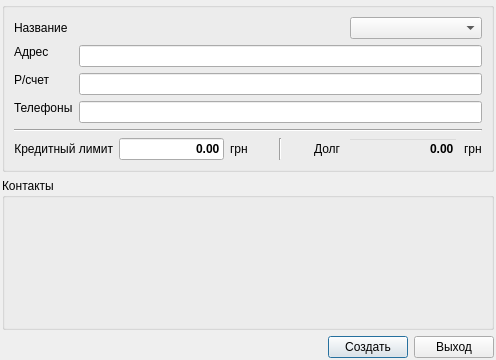
<?xml version="1.0" encoding="UTF-8"?>
<ui version="4.0">
 <class>CompanyDialog</class>
 <widget class="QDialog" name="CompanyDialog">
  <property name="geometry">
   <rect>
    <x>0</x>
    <y>0</y>
    <width>496</width>
    <height>360</height>
   </rect>
  </property>
  <property name="windowTitle">
   <string>Dialog</string>
  </property>
  <layout class="QVBoxLayout" name="verticalLayout_2">
   <property name="margin">
    <number>2</number>
   </property>
   <item>
    <widget class="QGroupBox" name="groupBox">
     <property name="sizePolicy">
      <sizepolicy hsizetype="Preferred" vsizetype="Preferred">
       <horstretch>0</horstretch>
       <verstretch>0</verstretch>
      </sizepolicy>
     </property>
     <property name="minimumSize">
      <size>
       <width>0</width>
       <height>0</height>
      </size>
     </property>
     <property name="maximumSize">
      <size>
       <width>16777215</width>
       <height>16777215</height>
      </size>
     </property>
     <property name="styleSheet">
      <string notr="true">QGroupBox{background:rgba(170, 255, 255, 55)};</string>
     </property>
     <property name="title">
      <string/>
     </property>
     <layout class="QVBoxLayout" name="verticalLayout" stretch="0,0,0">
      <property name="topMargin">
       <number>9</number>
      </property>
      <property name="bottomMargin">
       <number>9</number>
      </property>
      <item>
       <layout class="QGridLayout" name="gridLayout">
        <item row="3" column="1" colspan="2">
         <widget class="QLineEdit" name="account"/>
        </item>
        <item row="2" column="1" colspan="2">
         <widget class="QLineEdit" name="address"/>
        </item>
        <item row="4" column="0" rowspan="2">
         <widget class="QLabel" name="label_3">
          <property name="text">
           <string>Телефоны</string>
          </property>
          <property name="alignment">
           <set>Qt::AlignLeading|Qt::AlignLeft|Qt::AlignTop</set>
          </property>
         </widget>
        </item>
        <item row="4" column="1" rowspan="2" colspan="2">
         <widget class="QLineEdit" name="tel"/>
        </item>
        <item row="3" column="0">
         <widget class="QLabel" name="label_4">
          <property name="text">
           <string>Р/счет</string>
          </property>
          <property name="alignment">
           <set>Qt::AlignLeading|Qt::AlignLeft|Qt::AlignTop</set>
          </property>
         </widget>
        </item>
        <item row="2" column="0">
         <widget class="QLabel" name="label_2">
          <property name="text">
           <string>Адрес</string>
          </property>
          <property name="alignment">
           <set>Qt::AlignLeading|Qt::AlignLeft|Qt::AlignTop</set>
          </property>
         </widget>
        </item>
        <item row="0" column="0" rowspan="2">
         <widget class="QLabel" name="label">
          <property name="text">
           <string>Название</string>
          </property>
         </widget>
        </item>
        <item row="0" column="2" rowspan="2">
         <widget class="QComboBox" name="type">
          <property name="sizePolicy">
           <sizepolicy hsizetype="Preferred" vsizetype="Fixed">
            <horstretch>1</horstretch>
            <verstretch>0</verstretch>
           </sizepolicy>
          </property>
          <property name="minimumSize">
           <size>
            <width>90</width>
            <height>0</height>
           </size>
          </property>
         </widget>
        </item>
        <item row="0" column="1" rowspan="2">
         <widget class="CompanyCompleter" name="name" native="true">
          <property name="sizePolicy">
           <sizepolicy hsizetype="Preferred" vsizetype="Preferred">
            <horstretch>2</horstretch>
            <verstretch>0</verstretch>
           </sizepolicy>
          </property>
         </widget>
        </item>
       </layout>
      </item>
      <item>
       <widget class="Line" name="line">
        <property name="orientation">
         <enum>Qt::Horizontal</enum>
        </property>
       </widget>
      </item>
      <item>
       <layout class="QHBoxLayout" name="horizontalLayout_2">
        <item>
         <widget class="QLabel" name="label_5">
          <property name="text">
           <string>Кредитный лимит</string>
          </property>
          <property name="alignment">
           <set>Qt::AlignRight|Qt::AlignTrailing|Qt::AlignVCenter</set>
          </property>
         </widget>
        </item>
        <item>
         <widget class="MoneyEdit" name="credit">
          <property name="maximumSize">
           <size>
            <width>120</width>
            <height>16777215</height>
           </size>
          </property>
          <property name="font">
           <font>
            <weight>75</weight>
            <bold>true</bold>
           </font>
          </property>
          <property name="text">
           <string>0.00</string>
          </property>
          <property name="alignment">
           <set>Qt::AlignRight|Qt::AlignTrailing|Qt::AlignVCenter</set>
          </property>
         </widget>
        </item>
        <item>
         <widget class="QLabel" name="label_7">
          <property name="text">
           <string>грн</string>
          </property>
         </widget>
        </item>
        <item>
         <spacer name="horizontalSpacer_3">
          <property name="orientation">
           <enum>Qt::Horizontal</enum>
          </property>
          <property name="sizeHint" stdset="0">
           <size>
            <width>40</width>
            <height>20</height>
           </size>
          </property>
         </spacer>
        </item>
        <item>
         <widget class="Line" name="line_2">
          <property name="orientation">
           <enum>Qt::Vertical</enum>
          </property>
         </widget>
        </item>
        <item>
         <spacer name="horizontalSpacer_2">
          <property name="orientation">
           <enum>Qt::Horizontal</enum>
          </property>
          <property name="sizeHint" stdset="0">
           <size>
            <width>40</width>
            <height>20</height>
           </size>
          </property>
         </spacer>
        </item>
        <item>
         <widget class="QLabel" name="label_6">
          <property name="text">
           <string>Долг</string>
          </property>
         </widget>
        </item>
        <item>
         <widget class="MoneyEdit" name="debt">
          <property name="font">
           <font>
            <weight>75</weight>
            <bold>true</bold>
           </font>
          </property>
          <property name="styleSheet">
           <string notr="true">background: transparent;</string>
          </property>
          <property name="text">
           <string>0.00</string>
          </property>
          <property name="frame">
           <bool>true</bool>
          </property>
          <property name="alignment">
           <set>Qt::AlignRight|Qt::AlignTrailing|Qt::AlignVCenter</set>
          </property>
          <property name="readOnly">
           <bool>true</bool>
          </property>
         </widget>
        </item>
        <item>
         <widget class="QLabel" name="label_8">
          <property name="text">
           <string>грн</string>
          </property>
         </widget>
        </item>
       </layout>
      </item>
     </layout>
    </widget>
   </item>
   <item>
    <widget class="QGroupBox" name="contactsBox">
     <property name="sizePolicy">
      <sizepolicy hsizetype="Preferred" vsizetype="Preferred">
       <horstretch>0</horstretch>
       <verstretch>1</verstretch>
      </sizepolicy>
     </property>
     <property name="title">
      <string>Контакты</string>
     </property>
     <layout class="QVBoxLayout" name="verticalLayout_3">
      <property name="margin">
       <number>2</number>
      </property>
     </layout>
    </widget>
   </item>
   <item>
    <layout class="QHBoxLayout" name="horizontalLayout">
     <item>
      <spacer name="horizontalSpacer">
       <property name="orientation">
        <enum>Qt::Horizontal</enum>
       </property>
       <property name="sizeHint" stdset="0">
        <size>
         <width>40</width>
         <height>20</height>
        </size>
       </property>
      </spacer>
     </item>
     <item>
      <widget class="QPushButton" name="saveCompanyButton">
       <property name="text">
        <string>Создать</string>
       </property>
      </widget>
     </item>
     <item>
      <widget class="QPushButton" name="exitCompanyButton">
       <property name="text">
        <string>Выход</string>
       </property>
      </widget>
     </item>
    </layout>
   </item>
  </layout>
 </widget>
 <customwidgets>
  <customwidget>
   <class>MoneyEdit</class>
   <extends>QLineEdit</extends>
   <header>utility/moneyedit.h</header>
  </customwidget>
  <customwidget>
   <class>CompanyCompleter</class>
   <extends>QWidget</extends>
   <header>widgets/companycompleter.h</header>
   <container>1</container>
  </customwidget>
 </customwidgets>
 <tabstops>
  <tabstop>address</tabstop>
  <tabstop>account</tabstop>
  <tabstop>tel</tabstop>
  <tabstop>credit</tabstop>
  <tabstop>type</tabstop>
  <tabstop>saveCompanyButton</tabstop>
  <tabstop>exitCompanyButton</tabstop>
  <tabstop>debt</tabstop>
 </tabstops>
 <resources/>
 <connections/>
</ui>
